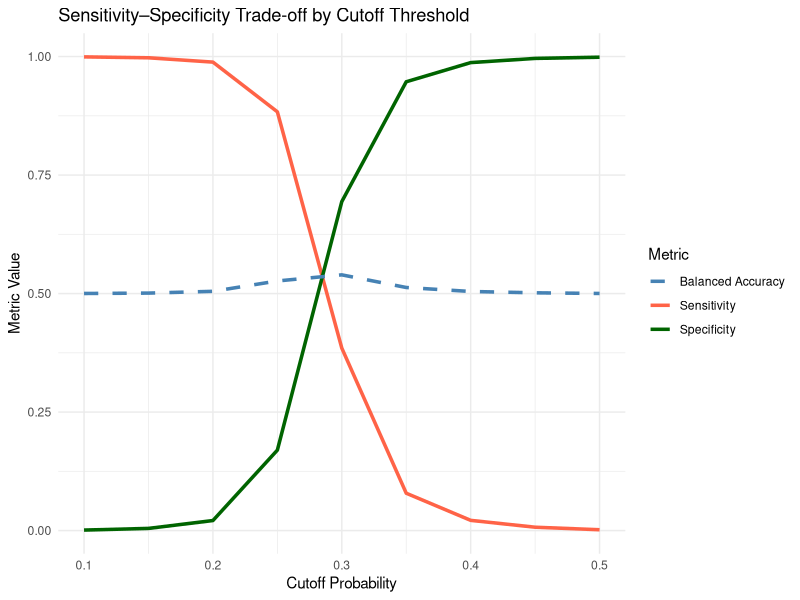

Here is the R script that generated this plot:
###############################################################
# Cell2Cell Churn Challenge — Logistic Regression Modeling
# Objective: Identify key churn drivers and quantify their impact
# Author: [Your Name]
# Date: [Today’s Date]
###############################################################

# --- 0. SETUP ------------------------------------------------
library(tidyverse)
library(car)
library(broom)
library(pROC)
library(caret)

# --- 1. LOAD CLEAN DATA -------------------------------------
data <- read.csv("data/clean_service_vars_new.csv")

glimpse(data)

# Ensure target variable is factor
data$Churn_flag <- factor(data$Churn_flag, labels = c("Stayed", "Churned"))


# --- 2. FEATURE ENGINEERING ---------------------------------
# Create additional interaction & transformation features based on EDA insights
data <- data %>%
  mutate(
    # Behavioral ratio: Overage relative to usage
    OverageRatio = OverageMinutes / (MonthlyMinutes + 1),
    
    # Engagement per month of tenure
    CareCallsPerMonth = CustomerCareCalls / (MonthsInService + 1),
    
    # Nonlinear tenure transformation (diminishing effect)
    sqrt_Tenure = sqrt(MonthsInService),
    
    # Usage decline flag
    UsageDeclineFlag = ifelse(PercChangeMinutes < -20, 1, 0)
  )

# --- 3. MODEL FORMULATION -----------------------------------
# Base model with main effects
model_base <- glm(
  Churn_flag ~ CustomerCareCalls + DroppedBlockedCalls + 
    OverageMinutes + PercChangeMinutes + PercChangeRevenues + 
    CreditRating_num + sqrt_Tenure,
  data = data,
  family = binomial
)

# Model with interaction terms (to test heterogeneity)
model_interact <- glm(
  Churn_flag ~ CustomerCareCalls * CreditRating_num +
    PercChangeMinutes * CreditRating_num +
    OverageRatio * sqrt_Tenure +
    UsageDeclineFlag +
    DroppedBlockedCalls,
  data = data,
  family = binomial
)

# --- 4. MODEL COMPARISON ------------------------------------
summary(model_base)
summary(model_interact)

# AIC comparison
AIC(model_base, model_interact)

# --- 5. MULTICOLLINEARITY CHECK -----------------------------
vif_values <- car::vif(model_interact)
vif_values[vif_values > 5]

# --- 6. PREDICTIVE PERFORMANCE ------------------------------
# Create a new data frame that matches what the model actually used
model_data <- model.frame(model_interact)

# Add predicted probabilities and classes to that frame
model_data$pred_prob <- predict(model_interact, type = "response")
model_data$pred_class <- ifelse(model_data$pred_prob > 0.3, "Churned", "Stayed")

# Evaluate ROC and AUC
roc_curve <- roc(model_data$Churn_flag, model_data$pred_prob)
auc_value <- auc(roc_curve)
cat("Model AUC:", round(auc_value, 3), "\n")

# Optional: confusion matrix
confusionMatrix(as.factor(model_data$pred_class),
                model_data$Churn_flag,
                positive = "Churned")

# --- 7. COEFFICIENT INTERPRETATION --------------------------
coef_table <- tidy(model_interact, conf.int = TRUE, exponentiate = TRUE) %>%
  rename(OddsRatio = estimate, CI_low = conf.low, CI_high = conf.high) %>%
  mutate(Significance = ifelse(p.value < 0.05, "Significant", "Not Sig."))

print(coef_table)

# --- 8. BUSINESS INTERPRETATION -----------------------------
cat("\n--- BUSINESS INTERPRETATION ---\n")

cat("1. CustomerCareCalls × CreditRating_num: Significant negative interaction indicates that\n",
    "customer support is most effective for lower-credit customers — they benefit more from proactive help.\n\n")

cat("2. PercChangeMinutes × CreditRating_num: Large negative coefficients suggest customers with poor credit\n",
    "who reduce their usage are most likely to churn — early-warning segment.\n\n")

cat("3. OverageRatio × sqrt_Tenure: Customers who consistently go over plan, especially long-term ones,\n",
    "show higher churn risk — plan redesign opportunity.\n\n")

cat("4. UsageDeclineFlag: Customers whose usage drops >20% are ~2–3x more likely to churn — retention trigger.\n\n")

cat("5. DroppedBlockedCalls: Still not significant — confirms network issues are not primary churn driver.\n")

# --- 9. SAVE MODEL RESULTS ----------------------------------
write.csv(coef_table, "data/logistic_model_coefficients.csv", row.names = FALSE)
saveRDS(model_interact, "data/logistic_model_final.rds")



###############################################################
# --- 10. CHURN THRESHOLD ANALYSIS ----------------------------
# Purpose: Test various probability cutoffs to find the most useful
#          balance between identifying churners (sensitivity)
#          and avoiding false alarms (specificity)
###############################################################

# Function to compute confusion stats for a given cutoff
evaluate_cutoff <- function(threshold, data, actual, probs) {
  preds <- ifelse(probs > threshold, "Churned", "Stayed")
  cm <- confusionMatrix(as.factor(preds), actual, positive = "Churned")
  tibble(
    Cutoff = threshold,
    Accuracy = cm$overall["Accuracy"],
    Sensitivity = cm$byClass["Sensitivity"],
    Specificity = cm$byClass["Specificity"],
    Balanced_Accuracy = cm$byClass["Balanced Accuracy"]
  )
}

# Define cutoff values to test
cutoffs <- seq(0.1, 0.5, by = 0.05)

# Evaluate each cutoff
cutoff_results <- map_dfr(cutoffs, ~ evaluate_cutoff(.x, model_data, model_data$Churn_flag, model_data$pred_prob))

# Display results
print(cutoff_results)

# Visualize sensitivity vs. specificity trade-off
ggplot(cutoff_results, aes(x = Cutoff)) +
  geom_line(aes(y = Sensitivity, color = "Sensitivity"), size = 1.2) +
  geom_line(aes(y = Specificity, color = "Specificity"), size = 1.2) +
  geom_line(aes(y = Balanced_Accuracy, color = "Balanced Accuracy"), linetype = "dashed", size = 1.2) +
  scale_color_manual(values = c("steelblue", "tomato", "darkgreen")) +
  labs(title = "Sensitivity–Specificity Trade-off by Cutoff Threshold",
       y = "Metric Value", x = "Cutoff Probability",
       color = "Metric") +
  theme_minimal()

